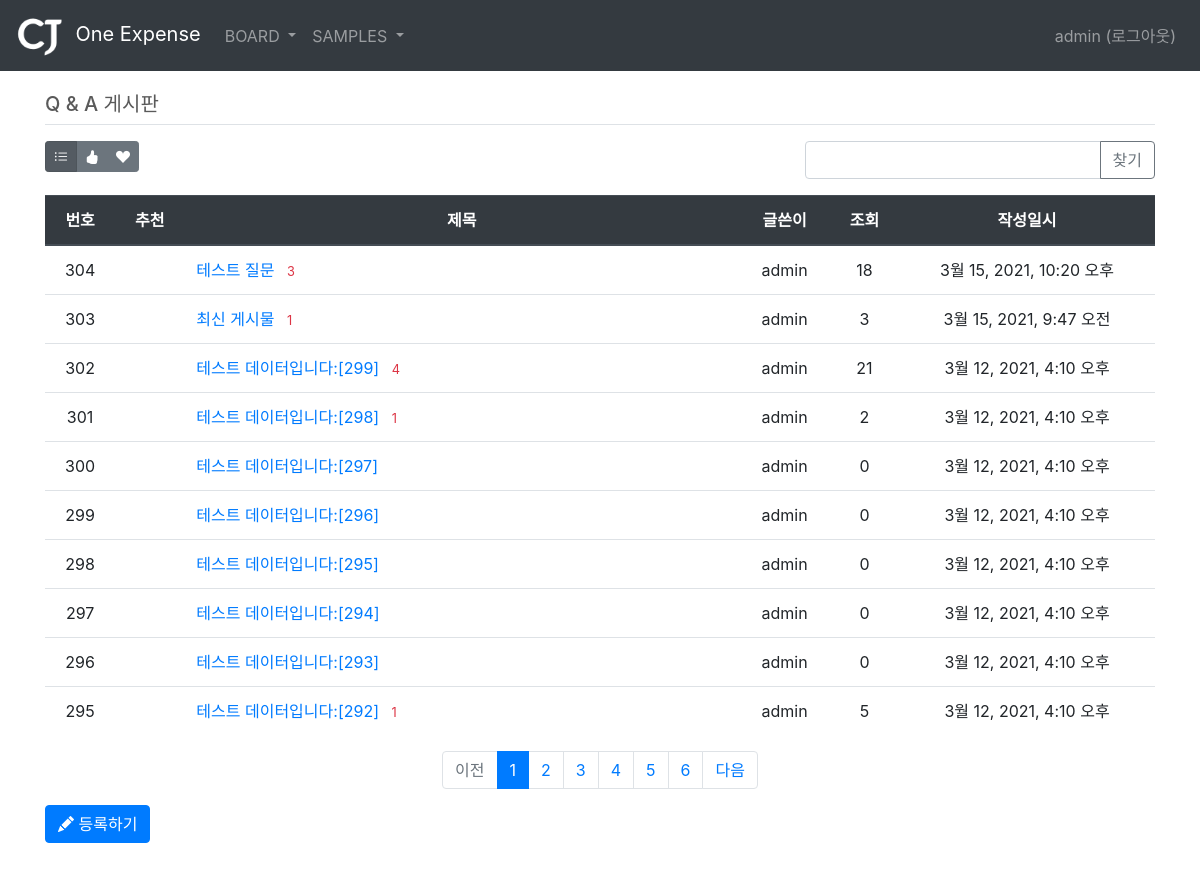
The app's page /board/board/1/ (signed in) with its own data.
### common/models.py (models this page shows)
class Menu(models.Model):
    title = models.CharField(max_length=50)
    remark = models.TextField()
    sort_no = models.IntegerField()

### board/models.py (models this page shows, shortened)
class Board(models.Model):
    menu = models.ForeignKey(Menu, on_delete=models.CASCADE, related_name='menu_board')
    author = models.ForeignKey(User, on_delete=models.CASCADE, related_name='author_board')
    subject = models.CharField(max_length=200)
    content = models.TextField()
    hit_count = models.IntegerField(default=0)
    create_date = models.DateTimeField()
    modify_date = models.DateTimeField(null=True, blank=True)
    voter = models.ManyToManyField(User, related_name='voter_board')

### board/views/base_views.py (the view, shortened to what this page needs)
# urls.py: path('board/<int:menu_id>/', base_views.list, name='list'),
@login_required(login_url='common:login')
def list(request, menu_id):
    page = request.GET.get('page', '1')  # 페이지
    kw = request.GET.get('kw', '')  # 검색어
    so = request.GET.get('so', 'recent')  # 정렬기준
    if so == 'recommend':
        board_list = Board.objects.filter(menu=menu_id).annotate(num_voter=Count('voter')).order_by('-num_voter', '-create_date')
    elif so == 'popular':
        board_list = Board.objects.filter(menu=menu_id).annotate(num_reply=Count('reply')).order_by('-num_reply', '-create_date')
    else:  # recent
        board_list = Board.objects.filter(menu=menu_id).order_by('-create_date')
    paginator = Paginator(board_list, 10)  # 페이지당 10개씩 보여주기
    page_obj = paginator.get_page(page)
    menu = Menu.objects.get(id=menu_id)
    context = {'board_list': page_obj, 'page': page, 'kw': kw, 'so': so, 'menu': menu}
    return render(request, 'board/board_list.html', context)

### board/templatetags/board_filter.py (called while the page is built)
@register.filter
def sub(value, arg):
    return value - arg

### templates/board/board_list.html (shortened to what this page needs)
{% extends 'base.html' %}
{% load board_filter %}
{% block content %}
<div class="container my-3" style="padding-top:20px">
    <h5 class="border-bottom py-2">{{ menu.title }}</h5>
    <div class="row justify-content-between my-3">
        <div class="col-2">
            <div class="btn-group" role="group">
                <button type="button" class="btn btn-sm btn-secondary so {% if so == 'recent' %}active{% endif %}" data-so="recent"  data-original-title="최신순">
                    <i class="bi bi-list-ul"></i>
                </button>
                <button type="button" class="btn btn-sm btn-secondary so {% if so == 'recommend' %}active{% endif %}" data-so="recommend" data-original-title="추천순">
                    <i class="bi bi-hand-thumbs-up-fill"></i>
                </button>
                <button type="button" class="btn btn-sm btn-secondary so {% if so == 'popular' %}active{% endif %}" data-so="popular" data-original-title="인기순">
                    <i class="bi bi-suit-heart-fill"></i>
                </button>
            </div>
        </div>
        <div class="col-4 input-group">
            <input type="text" class="form-control kw" value="{{ kw|default_if_none:'' }}">
            <div class="input-group-append">
                <button class="btn btn-outline-secondary" type="button" id="btn_search">찾기</button>
            </div>
        </div>
    </div>
    <table class="table">
        <thead>
        <tr class="text-center thead-dark">
            <th>번호</th>
            <th>추천</th>
            <th style="width:50%">제목</th>
            <th>글쓴이</th>
            <th>조회</th>
            <th>작성일시</th>
        </tr>
        </thead>
        <tbody>
        {% if board_list %}
        {% for board in board_list %}
        <tr class="text-center">
            <td>
                {{ board_list.paginator.count|sub:board_list.start_index|sub:forloop.counter0|add:1 }}
            </td>
            <td>
            </td>
            <td class="text-left">
                <a href="{% url 'board:detail' board.id %}">{{ board.subject }}</a>
                {% if board.reply_set.count > 0 %}
                <span class="text-danger small ml-2">{{ board.reply_set.count }}</span>
                {% endif %}
            </td>
            <td>{{ board.author.username }}</td>
            <td>{{ board.hit_count }}</td>
            <td>{{ board.create_date }}</td>
        </tr>
        {% endfor %}
        {% else %}
        <tr>
            <td colspan="3">게시물이 없습니다.</td>
        </tr>
        {% endif %}
        </tbody>
    </table>
    <ul class="pagination justify-content-center">
        {% if board_list.has_previous %}
        <li class="page-item">
           <a class="page-link" data-page="{{ board_list.previous_page_number }}" href="#">이전</a>
        </li>
        {% else %}
        <li class="page-item disabled">
            <a class="page-link" tabindex="-1" aria-disabled="true" href="#">이전</a>
        </li>
        {% endif %}
        {% for page_number in board_list.paginator.page_range %}
            {% if page_number >= board_list.number|add:-5 and page_number <= board_list.number|add:5 %}
                {% if page_number == board_list.number %}
                <li class="page-item active" aria-current="page">
                    <a class="page-link" data-page="{{ page_number }}" href="#">{{ page_number }}</a>
                </li>
                {% else %}
                <li class="page-item">
                    <a class="page-link" data-page="{{ page_number }}" href="#">{{ page_number }}</a>
                </li>
                {% endif %}
            {% endif %}
        {% endfor %}
        {% if board_list.has_next %}
        <li class="page-item">
            <a class="page-link" data-page="{{ board_list.next_page_number }}" href="#">다음</a>
        </li>
        {% else %}
        <li class="page-item disabled">
            <a class="page-link" tabindex="-1" aria-disabled="true" href="#">다음</a>
        </li>
        {% endif %}
    </ul>
    <a href="{% url 'board:board_create' menu.id %}" class="btn btn-primary"><i class="bi bi-pencil-fill"></i> 등록하기</a>
</div>
{% endblock %}

### templates/navbar.html (shortened to what this page needs)
{% load static %}
<header>
    <nav class="navbar navbar-expand-md navbar-dark fixed-top bg-dark">
        <a class="navbar-brand" href="/">
            <img src="{% static '/images/logo_cj_white.png' %}" class="img-fluid" style="height:45px; padding-right:5px"> One Expense
        </a>
        <div class="collapse navbar-collapse" id="navbarCollapse">
            <ul class="navbar-nav mr-auto">
                <li class="nav-item dropdown">
                    {% if user.is_authenticated %}
                    <a class="nav-link dropdown-toggle" href="{% url 'board:list' 1 %}" data-toggle="dropdown"> BOARD </a>
                    {% endif %}
                </li>
                <li class="nav-item dropdown">
                    {% if user.is_authenticated %}
                    <a class="nav-link dropdown-toggle" href="{% url 'board:list' 1 %}" data-toggle="dropdown"> SAMPLES </a>
                    {% endif %}
                </li>
            </ul>
            <ul class="navbar-nav">
                <li class="nav-item">
                    {% if user.is_authenticated %}
                    <a class="nav-link" href="{% url 'common:logout' %}">{{ user.username }} (로그아웃)</a>
                    {% else %}
                    <a class="nav-link" href="{% url 'common:login' %}">로그인</a>
                    {% endif %}
                </li>
            </ul>
        </div>
    </nav>
</header>

### static/carousel.css (style rules this page uses)
body { padding-top: 3rem; padding-bottom: 3rem; color: #5a5a5a; }

### records on screen
Menu: title "Q & A 게시판"
Board: paginator.count|sub "304", subject "테스트 질문", reply_set.count "3", author.username "admin", hit_count "18", create_date "3월 15, 2021, 10:20 오후"
Board: paginator.count|sub "303", subject "최신 게시물", reply_set.count "1", author.username "admin", hit_count "3", create_date "3월 15, 2021, 9:47 오전"
Board: paginator.count|sub "302", subject "테스트 데이터입니다:[299]", reply_set.count "4", author.username "admin", hit_count "21", create_date "3월 12, 2021, 4:10 오후"
Board: paginator.count|sub "301", subject "테스트 데이터입니다:[298]", reply_set.count "1", author.username "admin", hit_count "2", create_date "3월 12, 2021, 4:10 오후"
Board: paginator.count|sub "300", subject "테스트 데이터입니다:[297]", author.username "admin", hit_count "0", create_date "3월 12, 2021, 4:10 오후"
Board: paginator.count|sub "299", subject "테스트 데이터입니다:[296]", author.username "admin", hit_count "0", create_date "3월 12, 2021, 4:10 오후"
Board: paginator.count|sub "298", subject "테스트 데이터입니다:[295]", author.username "admin", hit_count "0", create_date "3월 12, 2021, 4:10 오후"
Board: paginator.count|sub "297", subject "테스트 데이터입니다:[294]", author.username "admin", hit_count "0", create_date "3월 12, 2021, 4:10 오후"
Board: paginator.count|sub "296", subject "테스트 데이터입니다:[293]", author.username "admin", hit_count "0", create_date "3월 12, 2021, 4:10 오후"
Board: paginator.count|sub "295", subject "테스트 데이터입니다:[292]", reply_set.count "1", author.username "admin", hit_count "5", create_date "3월 12, 2021, 4:10 오후"

### other values on screen
{{ user.username }} "admin"
{{ page_number }} "1"
{{ page_number }} "2" "3" "4" "5" "6"
